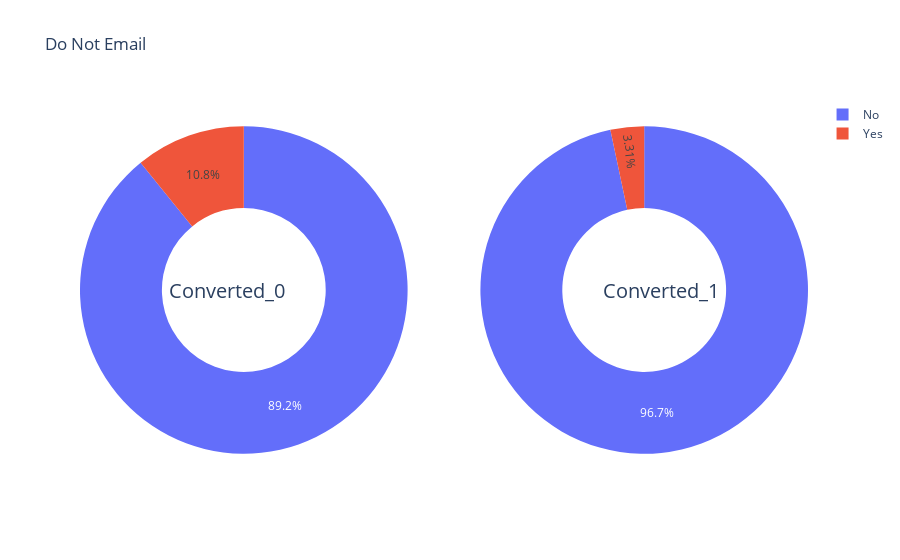

The code cell stored with this chart in its notebook:
### Markdown cell above
#### Do Not Email

### Code cell
univar_plot('Do Not Email','Do Not Email')

### Figure 1 — Plotly figure (JSON) as saved in the notebook; plotly's stock layout.template omitted (floating-point values rounded to 4 significant figures)
{"data": [{"domain": {"x": [0, 0.45], "y": [0, 1]}, "hole": 0.5, "hoverinfo": "label+percent+name", "labels": ["No", "Yes"], "name": "Converted 0", "type": "pie", "values": [5063, 616]}, {"domain": {"x": [0.55, 1], "y": [0, 1]}, "hole": 0.5, "hoverinfo": "label+percent+name", "labels": ["No", "Yes"], "name": "Converted 1", "type": "pie", "values": [3443, 118]}], "layout": {"annotations": [{"font": {"size": 20}, "showarrow": false, "text": "Converted_0", "x": 0.12, "y": 0.5}, {"font": {"size": 20}, "showarrow": false, "text": "Converted_1", "x": 0.88, "y": 0.5}], "title": {"text": "Do Not Email"}}}
